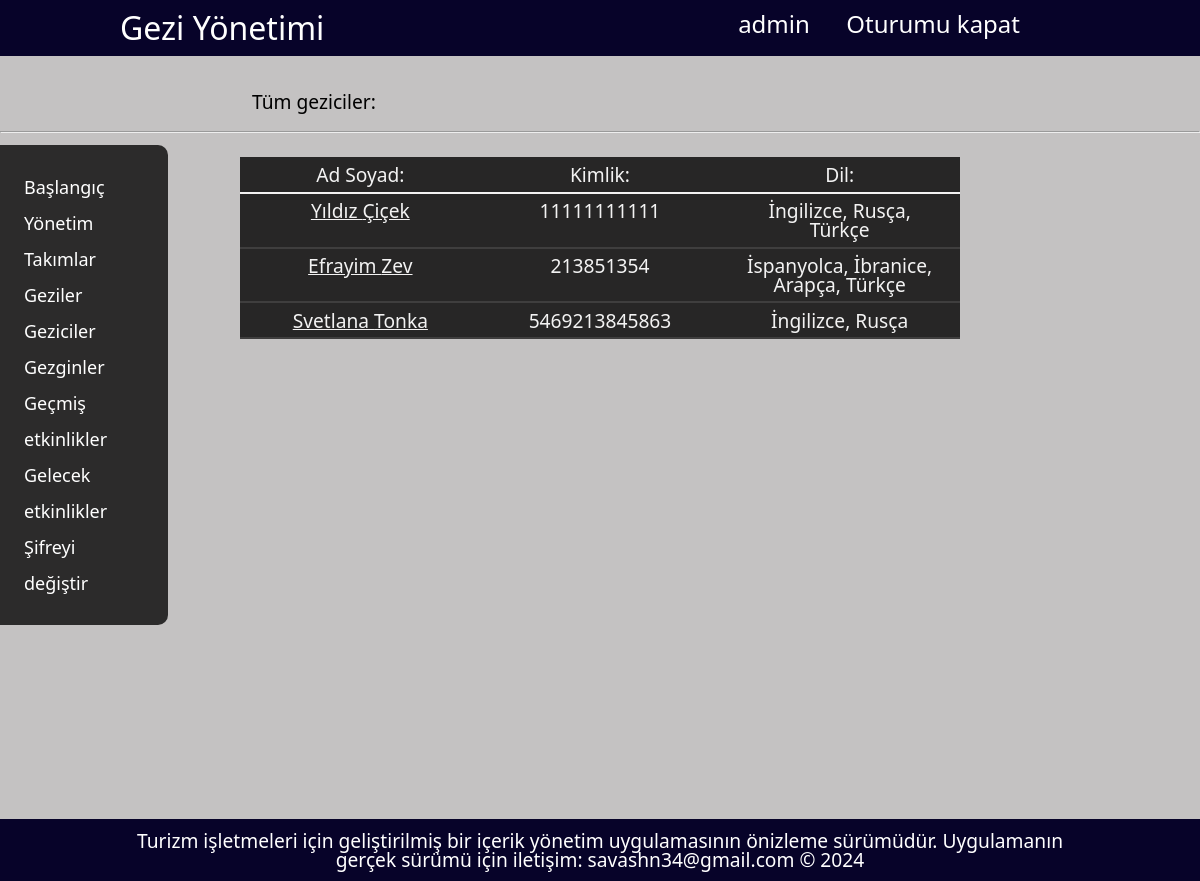
/geziciler (signed in), run on the app's committed database.
### geziuygulamasi/models.py (models this page shows, shortened)
class Geziciler(models.Model):
    ad = models.CharField(max_length=100)
    gobek_adi = models.CharField(max_length=100, null=True, blank=True)
    soyad = models.CharField(max_length=100)
    dil = models.ManyToManyField(Diller)
    cinsiyet = models.ForeignKey(Cinsiyetler, on_delete=models.CASCADE)
    dogum = models.DateField()
    uyruk = models.ForeignKey(Uyruklar, on_delete=models.CASCADE)
    kimlik_no = models.CharField(max_length=100)
    e_posta = models.CharField(max_length=100)
    telefon = models.CharField(max_length=50)
    yakin_ad = models.CharField(max_length=100)
    yakinlik = models.ForeignKey(Yakinliklar, on_delete=models.CASCADE)
    yakin_tel = models.CharField(max_length=50)
    slug = models.SlugField(null=True, blank=True, unique=True, db_index=True)

class Diller(models.Model):
    dil = models.CharField(max_length=50)
    def __str__(self):
        return self.dil

### geziuygulamasi/views.py (the view)
# urls.py: path("geziciler", views.geziciler, name="geziciler"),
def geziciler(request):
    if not request.user.is_authenticated:
        return redirect("giris")
    user_agent = get_user_agent(request)
    context = {
        "geziciler": Geziciler.objects.all(),
        "user_agent": user_agent,
    }
    return render(request, "geziciler.html", context)

### geziuygulamasi/templates/geziciler.html
{% extends "base.html" %}
{% block content %}
<div class="icerik"><h3>Tüm geziciler:</h3></div>
<hr><br>
    <table>
        <thead>
            <tr>
                <th>Ad Soyad:</th>
                <th>Kimlik:</th>
                <th>Dil:</th>
            </tr>
        </thead>
    {% for gezici in geziciler %}
        <tbody>
            <tr onmouseover="dizinBelirt(true, this)" onmouseout="dizinBelirt(false, this)">
                <td><a href="{% url 'gezici' gezici.slug %}">{{gezici.ad|title}} {{gezici.soyad|title}}</td>
                <td>{{ gezici.kimlik_no }}</td>
                <td>
                {% for dil in gezici.dil.all %}
                    {{ dil }}{% if not forloop.last %},{% endif %}
                {% endfor %}
                </td>
            </tr>
        </tbody>
    {% endfor %}
    </table>
{% endblock %}

### templates/base.html (shortened to what this page needs)
{% load static %}
<!DOCTYPE html>
<html lang="tr">
<head>
    <link rel="stylesheet" href="{% static 'css/style.css' %}">
</head>
<body>
    <header>
        <h1 id="ad"><a href="{% url 'baslangic' %}">Gezi Yönetimi</a></h1>
        {% if user_agent.is_mobile %}
        <div class='sidenav' id='sidebarNav'>
            <a href='javascript:void(0)' class='closeBtn' onclick='closeNav()'>&times;</a>
            {% include "partials/_gezinme.html" %}
        </div>
        <span class='open' onclick='openNav()'>&#9776;</span>
        {% else %}
        <h2 id="secenekler">
            {% if user.is_authenticated %}
                {% if user.get_full_name %}
                    <a href="{% url 'gezici' slug=user.username %}">{{ user.get_full_name|title }}</a>
                {% else %}
                    <a href="{% url 'admin:index' %}">{{ user.username }}</a>
                {% endif %}
                <a href="{% url "cikis" %}">Oturumu kapat</a></li>
            {% elif not user.is_authenticated %}
                <a href="{% url "giris" %}">Giriş yap</a>
            {% endif %}
        {% endif %}
    </header>
    <div class="govde">
        {% if not user_agent.is_mobile %}
            {% if user.is_authenticated %}
            <div class="gezinme">
                {% include "partials/_gezinme.html" %}
            </div>
            {% endif %}
        {% endif %}
    {% block content %}{% endblock %}
    </div>
    <footer>
        <h4>Turizm işletmeleri için geliştirilmiş bir içerik yönetim uygulamasının önizleme sürümüdür. Uygulamanın gerçek sürümü için iletişim: savashn34@gmail.com &copy; 2024</h4>
    </footer>
</body>
</html>

### static/css/style.css (style rules this page uses)
body { background-color: rgb(196, 194, 194); color: black; font-family: system-ui, -apple-system, BlinkMacSystemFont, 'Segoe UI', Roboto, Oxygen, Ubuntu, Cantarell, 'Open Sans', 'Helvetica Neue', sans-serif; }
header { display: flex; background-color: rgb(7, 3, 41); }
header a { color: white; text-decoration: none; }
h1 { font-size: xx-large; margin: 1% 10%; }
h2 { margin: 1% 15%; }
h3 { font-weight: 500; }
h4 { font-size: larger; }
#ad { width: 60%; text-align: left; justify-content: left; }
#secenekler { width: 70%; text-align: right; justify-content: right; font-size: 24px; }
.icerik { font-size: larger; padding: 1% 1%; margin: 0 20%; }
.govde { margin: 2% 0; }
.gezinme { width: 10%; margin-top: 65px; padding: 2% 2%; line-height: 2; background-color: rgb(44, 43, 43); position: absolute; border-top-right-radius: 10px; border-bottom-right-radius: 10px; font-size: large; }
table { margin: 0 20%; width: 60%; border: 1px solid white; background-color: black; color: white; opacity: 0.8; }
thead { border-bottom: 2.5px solid white; }
thead th { font-weight: 500; }
tbody tr { border-bottom: 2px solid rgb(30, 30, 30); }
tbody a { font-weight: 400; color: white; }
th { font-weight: 700; border: 1px solid black; padding: 1% 3%; width: 20%; font-size: larger; }
td { border: 1px solid black; padding: 1% 3%; font-size: larger; width: 15%; text-align: center; }
footer { justify-content: center; text-align: center; margin-top: 40%; margin-bottom: 0; background-color: rgb(7, 3, 41); padding: 1% 10%; color: white; }

### data on the page
Geziciler: ad "Yıldız", soyad "Çiçek", kimlik_no "11111111111"
Diller: dil "İngilizce"
Diller: dil "Rusça"
Diller: dil "Türkçe"
Geziciler: ad "Efrayim", soyad "Zev", kimlik_no "213851354"
Diller: dil "İspanyolca"
Diller: dil "İbranice"
Diller: dil "Arapça"
Geziciler: ad "Svetlana", soyad "Tonka", kimlik_no "5469213845863"

### other printed values
{{ user.username }} "admin"
